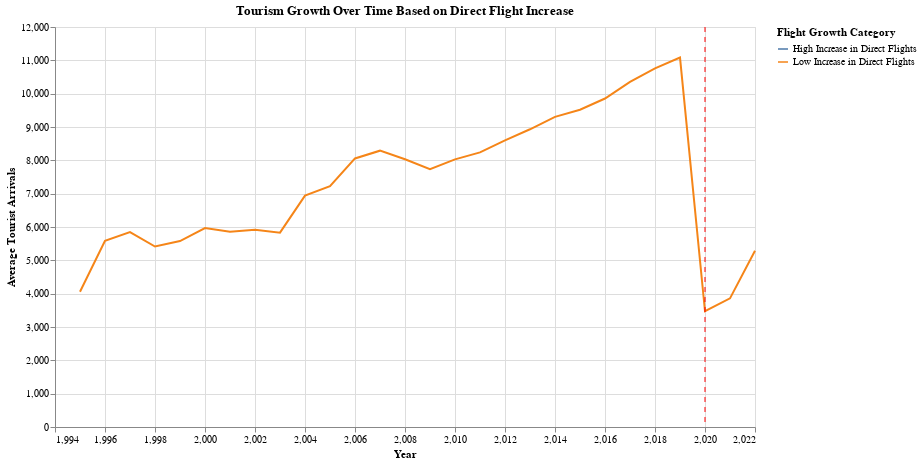

Source (notebook cell):
### Code cell
agg_df = merged_df.groupby(["Year", "Flight Growth Category"])["Tourist Arrivals"].mean().reset_index()
agg_df["Year"] = agg_df["Year"].astype(int)  # Ensure Year is an integer
covid_rule = alt.Chart(pd.DataFrame({"Year": [2020]})).mark_rule(color="red", strokeDash=[5,5]).encode(x="Year:Q")

color=alt.Color("Flight Growth Category:N", scale=alt.Scale(scheme="category10"))

chart = alt.Chart(agg_df).mark_line().encode(
    x=alt.X("Year:Q", title="Year"),
    y=alt.Y("Tourist Arrivals:Q", title="Average Tourist Arrivals"),
    color="Flight Growth Category:N"
).properties(
    title="Tourism Growth Over Time Based on Direct Flight Increase",
    width=700,
    height=400
)


chart + covid_rule

### Figure 1 — Vega-Lite specification as saved in the notebook (floating-point values rounded to 4 significant figures)
{"config": {"view": {"continuousWidth": 300, "continuousHeight": 300}}, "layer": [{"data": {"name": "data-d8205eab250d5463bae95dcdacfa1bb1"}, "mark": {"type": "line"}, "encoding": {"color": {"field": "Flight Growth Category", "type": "nominal"}, "x": {"field": "Year", "title": "Year", "type": "quantitative"}, "y": {"field": "Tourist Arrivals", "title": "Average Tourist Arrivals", "type": "quantitative"}}, "title": "Tourism Growth Over Time Based on Direct Flight Increase"}, {"data": {"name": "data-d8fa5e80d81cab18e6a743b53f121c13"}, "mark": {"type": "rule", "color": "red", "strokeDash": [5, 5]}, "encoding": {"x": {"field": "Year", "type": "quantitative"}}}], "height": 400, "width": 700, "$schema": "https://vega.github.io/schema/vega-lite/v5.20.1.json", "datasets": {"data-d8205eab250d5463bae95dcdacfa1bb1": [{"Year": 1995, "Flight Growth Category": "High Increase in Direct Flights", "Tourist Arrivals": 9629.0}, {"Year": 1995, "Flight Growth Category": "Low Increase in Direct Flights", "Tourist Arrivals": 4057.0}, {"Year": 1996, "Flight Growth Category": "Low Increase in Direct Flights", "Tourist Arrivals": 5588.0}, {"Year": 1997, "Flight Growth Category": "Low Increase in Direct Flights", "Tourist Arrivals": 5846.0}, {"Year": 1998, "Flight Growth Category": "Low Increase in Direct Flights", "Tourist Arrivals": 5415.0}, {"Year": 1999, "Flight Growth Category": "Low Increase in Direct Flights", "Tourist Arrivals": 5578.0}, {"Year": 2000, "Flight Growth Category": "Low Increase in Direct Flights", "Tourist Arrivals": 5968.0}, {"Year": 2001, "Flight Growth Category": "Low Increase in Direct Flights", "Tourist Arrivals": 5857.0}, {"Year": 2002, "Flight Growth Category": "Low Increase in Direct Flights", "Tourist Arrivals": 5921.0}, {"Year": 2003, "Flight Growth Category": "Low Increase in Direct Flights", "Tourist Arrivals": 5831.0}, {"Year": 2004, "Flight Growth Category": "Low Increase in Direct Flights", "Tourist Arrivals": 6941.0}, {"Year": 2005, "Flight Growth Category": "Low Increase in Direct Flights", "Tourist Arrivals": 7226.0}, {"Year": 2006, "Flight Growth Category": "Low Increase in Direct Flights", "Tourist Arrivals": 8057.0}, {"Year": 2007, "Flight Growth Category": "Low Increase in Direct Flights", "Tourist Arrivals": 8290.0}, {"Year": 2008, "Flight Growth Category": "Low Increase in Direct Flights", "Tourist Arrivals": 8034.0}, {"Year": 2009, "Flight Growth Category": "Low Increase in Direct Flights", "Tourist Arrivals": 7735.0}, {"Year": 2010, "Flight Growth Category": "Low Increase in Direct Flights", "Tourist Arrivals": 8028.0}, {"Year": 2011, "Flight Growth Category": "Low Increase in Direct Flights", "Tourist Arrivals": 8238.0}, {"Year": 2012, "Flight Growth Category": "Low Increase in Direct Flights", "Tourist Arrivals": 8598.0}, {"Year": 2013, "Flight Growth Category": "Low Increase in Direct Flights", "Tourist Arrivals": 8931.0}, {"Year": 2014, "Flight Growth Category": "Low Increase in Direct Flights", "Tourist Arrivals": 9304.0}, {"Year": 2015, "Flight Growth Category": "Low Increase in Direct Flights", "Tourist Arrivals": 9517.0}, {"Year": 2016, "Flight Growth Category": "Low Increase in Direct Flights", "Tourist Arrivals": 9854.0}, {"Year": 2017, "Flight Growth Category": "Low Increase in Direct Flights", "Tourist Arrivals": 10350.0}, {"Year": 2018, "Flight Growth Category": "Low Increase in Direct Flights", "Tourist Arrivals": 10760.0}, {"Year": 2019, "Flight Growth Category": "Low Increase in Direct Flights", "Tourist Arrivals": 11080.0}, {"Year": 2020, "Flight Growth Category": "Low Increase in Direct Flights", "Tourist Arrivals": 3472.0}, {"Year": 2021, "Flight Growth Category": "Low Increase in Direct Flights", "Tourist Arrivals": 3859.0}, {"Year": 2022, "Flight Growth Category": "Low Increase in Direct Flights", "Tourist Arrivals": 5286.0}], "data-d8fa5e80d81cab18e6a743b53f121c13": [{"Year": 2020}]}}
